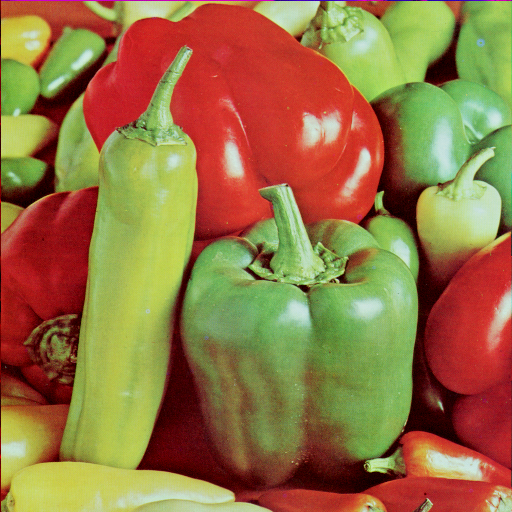
%> input picture slike/peppers.tiff, 512 x 512 px
$ octave zad66.m   (GNU Octave 9; MATLAB toolbox functions it lacks are replaced by stand-ins)
%> lines starting %> are read from the running program, lines starting %| are printed output that depends on the picture
close all;
clear all;

img = im2double(rgb2gray(imread('slike/peppers.tiff')));
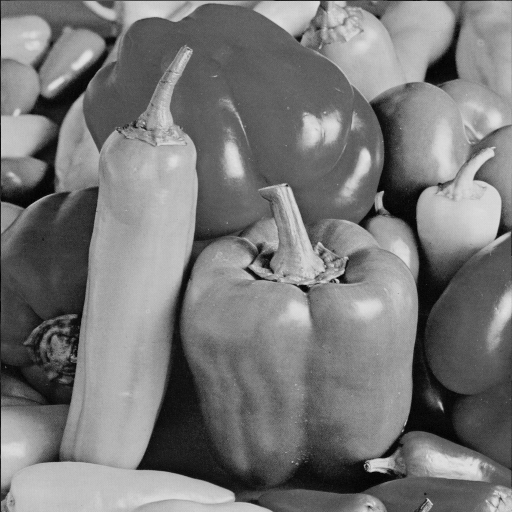
%> img: size 512x512 double; min 0, max 0.894, mean 0.471

h0 = [1 1 1; 0 0 0; -1 -1 -1];
h45 = [1 1 0; 1 0 -1; 0 -1 -1];
h90 = [1 0 -1; 1 0 -1; 1 0 -1];

g0 = conv2(img, h0, 'same');
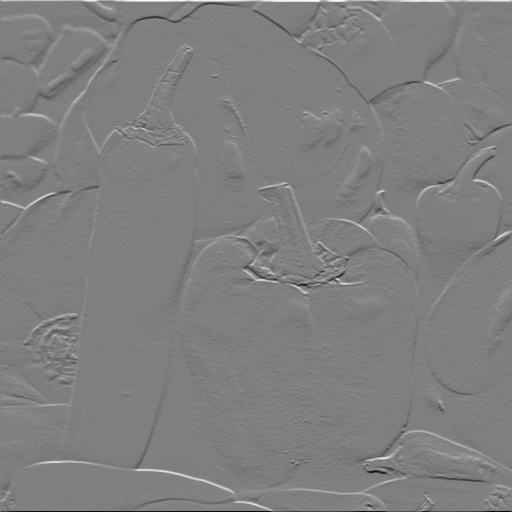
%> g0: size 512x512 double; min -2.55, max 2.55, mean 0.00202; drawn with min black and max white
g45 = conv2(img, h45, 'same');
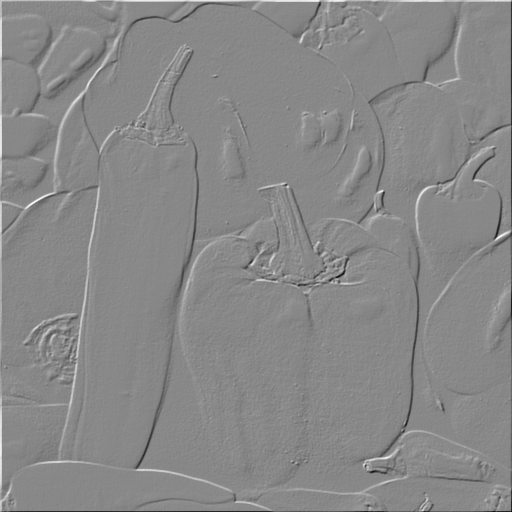
%> g45: size 512x512 double; min -2.17, max 1.89, mean 0.00268; drawn with min black and max white
g90 = conv2(img, h90, 'same');
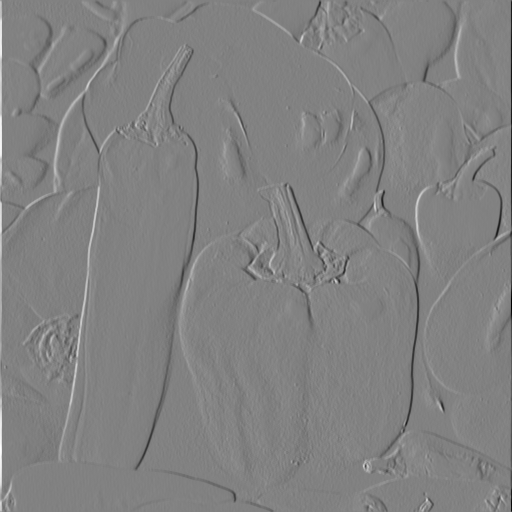
%> g90: size 512x512 double; min -2.57, max 2.49, mean 0.002; drawn with min black and max white

figure;
subplot(1,3,1);
imagesc(g0);
title('0°');
colormap(gray);

subplot(1,3,2);
imagesc(g45);
title('45°');
colormap(gray);

subplot(1,3,3);
imagesc(g90);
title('90°');
colormap(gray);

$ run again, with slike/moon.tiff copied over slike/peppers.tiff
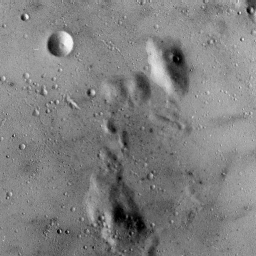
%> input picture slike/moon.tiff, 256 x 256 px
%> `g0 = conv2(img, h0, 'same');`:
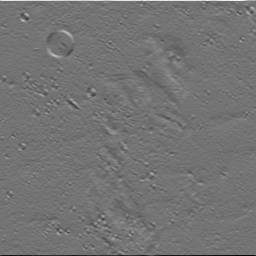
%> g0: size 256x256 double; min -1.79, max 2.15, mean -0.00114; drawn with min black and max white
%> `g90 = conv2(img, h90, 'same');`:
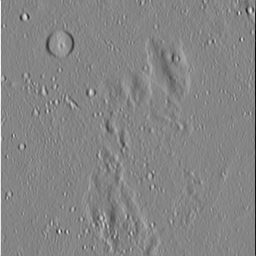
%> g90: size 256x256 double; min -2.16, max 1.98, mean 0.000703; drawn with min black and max white
